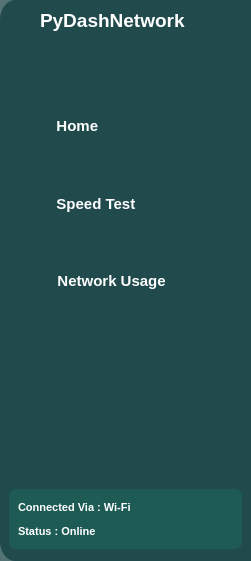
      <widget class="QWidget" name="side_panel_widget" native="true">
       <property name="geometry">
        <rect>
         <x>0</x>
         <y>0</y>
         <width>251</width>
         <height>561</height>
        </rect>
       </property>
       <property name="styleSheet">
        <string notr="true">background-color:rgba(11, 57, 58, 180);
border-top-left-radius:15px 20px;
border-bottom-left-radius:15px 20px;


</string>
       </property>
       <widget class="QLabel" name="label_app_logo_main">
        <property name="geometry">
         <rect>
          <x>20</x>
          <y>10</y>
          <width>21</width>
          <height>21</height>
         </rect>
        </property>
        <property name="font">
         <font>
          <pointsize>10</pointsize>
         </font>
        </property>
        <property name="styleSheet">
         <string notr="true">background:transparent;</string>
        </property>
        <property name="text">
         <string/>
        </property>
        <property name="pixmap">
         <pixmap>resources/img/analytics_icon.png</pixmap>
        </property>
        <property name="scaledContents">
         <bool>true</bool>
        </property>
       </widget>
       <widget class="QLabel" name="labl_app_name">
        <property name="geometry">
         <rect>
          <x>40</x>
          <y>10</y>
          <width>151</width>
          <height>21</height>
         </rect>
        </property>
        <property name="font">
         <font>
          <pointsize>14</pointsize>
          <bold>true</bold>
         </font>
        </property>
        <property name="styleSheet">
         <string notr="true">background:transparent;
color:white;</string>
        </property>
        <property name="text">
         <string>PyDashNetwork</string>
        </property>
       </widget>
       <widget class="QFrame" name="side_panel_frame_1">
        <property name="geometry">
         <rect>
          <x>10</x>
          <y>80</y>
          <width>241</width>
          <height>241</height>
         </rect>
        </property>
        <property name="styleSheet">
         <string notr="true">background:transparent;</string>
        </property>
        <property name="frameShape">
         <enum>QFrame::StyledPanel</enum>
        </property>
        <property name="frameShadow">
         <enum>QFrame::Raised</enum>
        </property>
        <widget class="QPushButton" name="button_home">
         <property name="geometry">
          <rect>
           <x>19</x>
           <y>5</y>
           <width>221</width>
           <height>81</height>
          </rect>
         </property>
         <property name="sizePolicy">
          <sizepolicy hsizetype="Minimum" vsizetype="Fixed">
           <horstretch>0</horstretch>
           <verstretch>0</verstretch>
          </sizepolicy>
         </property>
         <property name="font">
          <font>
           <pointsize>11</pointsize>
           <bold>true</bold>
          </font>
         </property>
         <property name="cursor">
          <cursorShape>PointingHandCursor</cursorShape>
         </property>
         <property name="styleSheet">
          <string notr="true">#button_home{
color:white;
border-top-left-radius:20px;
border-bottom-left-radius:8px;
text-align:left;
padding:10px 15px;
}


</string>
         </property>
         <property name="text">
          <string>   Home</string>
         </property>
         <property name="icon">
          <iconset>
           <normaloff>resources/img/home.png</normaloff>resources/img/home.png</iconset>
         </property>
         <property name="iconSize">
          <size>
           <width>32</width>
           <height>32</height>
          </size>
         </property>
         <property name="checkable">
          <bool>false</bool>
         </property>
         <property name="checked">
          <bool>false</bool>
         </property>
        </widget>
        <widget class="QPushButton" name="button_speed_test">
         <property name="geometry">
          <rect>
           <x>19</x>
           <y>83</y>
           <width>221</width>
           <height>81</height>
          </rect>
         </property>
         <property name="sizePolicy">
          <sizepolicy hsizetype="Minimum" vsizetype="Fixed">
           <horstretch>0</horstretch>
           <verstretch>0</verstretch>
          </sizepolicy>
         </property>
         <property name="font">
          <font>
           <pointsize>11</pointsize>
           <bold>true</bold>
          </font>
         </property>
         <property name="cursor">
          <cursorShape>PointingHandCursor</cursorShape>
         </property>
         <property name="styleSheet">
          <string notr="true">#button_speed_test{
color:white;
border-top-left-radius:20px;
border-bottom-left-radius:8px;
text-align:left;
padding:10px 15px;
}
</string>
         </property>
         <property name="text">
          <string>   Speed Test</string>
         </property>
         <property name="icon">
          <iconset>
           <normaloff>resources/img/bandwidth.png</normaloff>resources/img/bandwidth.png</iconset>
         </property>
         <property name="iconSize">
          <size>
           <width>32</width>
           <height>32</height>
          </size>
         </property>
         <property name="checkable">
          <bool>false</bool>
         </property>
        </widget>
        <widget class="QPushButton" name="button_net_usage">
         <property name="geometry">
          <rect>
           <x>20</x>
           <y>160</y>
           <width>221</width>
           <height>81</height>
          </rect>
         </property>
         <property name="sizePolicy">
          <sizepolicy hsizetype="Minimum" vsizetype="Fixed">
           <horstretch>0</horstretch>
           <verstretch>0</verstretch>
          </sizepolicy>
         </property>
         <property name="font">
          <font>
           <pointsize>11</pointsize>
           <bold>true</bold>
          </font>
         </property>
         <property name="cursor">
          <cursorShape>PointingHandCursor</cursorShape>
         </property>
         <property name="styleSheet">
          <string notr="true">#button_net_usage{
color:white;
border-top-left-radius:20px;
border-bottom-left-radius:8px;
text-align:left;
padding:10px 15px;
}
</string>
         </property>
         <property name="text">
          <string>   Network Usage</string>
         </property>
         <property name="icon">
          <iconset>
           <normaloff>resources/img/Wi-Fi.png</normaloff>resources/img/Wi-Fi.png</iconset>
         </property>
         <property name="iconSize">
          <size>
           <width>32</width>
           <height>32</height>
          </size>
         </property>
         <property name="checkable">
          <bool>false</bool>
         </property>
        </widget>
       </widget>
       <widget class="QFrame" name="side_panel_frame_3">
        <property name="geometry">
         <rect>
          <x>0</x>
          <y>320</y>
          <width>251</width>
          <height>241</height>
         </rect>
        </property>
        <property name="styleSheet">
         <string notr="true">background:transparent;</string>
        </property>
        <property name="frameShape">
         <enum>QFrame::StyledPanel</enum>
        </property>
        <property name="frameShadow">
         <enum>QFrame::Raised</enum>
        </property>
        <widget class="QLabel" name="connection_label">
         <property name="geometry">
          <rect>
           <x>60</x>
           <y>20</y>
           <width>121</width>
           <height>131</height>
          </rect>
         </property>
         <property name="styleSheet">
          <string notr="true">image: url(:/icons/resources/img/wifi_signal_1.png);
background:transparent;</string>
         </property>
         <property name="text">
          <string/>
         </property>
         <property name="pixmap">
          <pixmap>resources/img/Wi-Fi_signal.png</pixmap>
         </property>
         <property name="scaledContents">
          <bool>true</bool>
         </property>
        </widget>
        <widget class="QFrame" name="side_panel_status">
         <property name="geometry">
          <rect>
           <x>0</x>
           <y>160</y>
           <width>251</width>
           <height>78</height>
          </rect>
         </property>
         <property name="frameShape">
          <enum>QFrame::StyledPanel</enum>
         </property>
         <property name="frameShadow">
          <enum>QFrame::Raised</enum>
         </property>
         <layout class="QHBoxLayout" name="horizontalLayout_4" stretch="0">
          <property name="spacing">
           <number>9</number>
          </property>
          <property name="leftMargin">
           <number>9</number>
          </property>
          <item>
           <widget class="QFrame" name="status_frame_1">
            <property name="styleSheet">
             <string notr="true">background:#1e5b55;
border-radius:7px;</string>
            </property>
            <property name="frameShape">
             <enum>QFrame::StyledPanel</enum>
            </property>
            <property name="frameShadow">
             <enum>QFrame::Raised</enum>
            </property>
            <layout class="QVBoxLayout" name="verticalLayout_2">
             <item>
              <widget class="QLabel" name="side_panel_connection_label_2">
               <property name="font">
                <font>
                 <pointsize>8</pointsize>
                 <bold>true</bold>
                </font>
               </property>
               <property name="styleSheet">
                <string notr="true">background:transparent;
color:white;</string>
               </property>
               <property name="text">
                <string>Connected Via : Wi-Fi</string>
               </property>
              </widget>
             </item>
             <item>
              <widget class="QLabel" name="side_panel_status_frame">
               <property name="font">
                <font>
                 <pointsize>8</pointsize>
                 <bold>true</bold>
                </font>
               </property>
               <property name="styleSheet">
                <string notr="true">background:transparent;
color:white;</string>
               </property>
               <property name="text">
                <string>Status : Online</string>
               </property>
              </widget>
             </item>
            </layout>
           </widget>
          </item>
         </layout>
        </widget>
       </widget>
      </widget>
